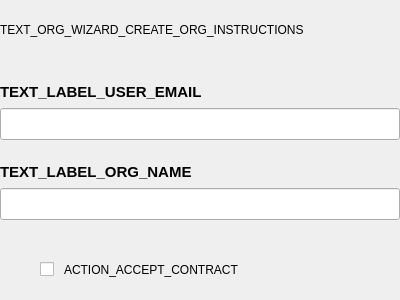
<?xml version="1.0" encoding="UTF-8"?>
<ui version="4.0">
 <class>CreateOrgWebsiteWidget</class>
 <widget class="QWidget" name="CreateOrgWebsiteWidget">
  <property name="geometry">
   <rect>
    <x>0</x>
    <y>0</y>
    <width>400</width>
    <height>300</height>
   </rect>
  </property>
  <property name="windowTitle">
   <string>Form</string>
  </property>
  <layout class="QVBoxLayout" name="verticalLayout">
   <property name="spacing">
    <number>20</number>
   </property>
   <property name="leftMargin">
    <number>0</number>
   </property>
   <property name="topMargin">
    <number>0</number>
   </property>
   <property name="rightMargin">
    <number>0</number>
   </property>
   <property name="bottomMargin">
    <number>0</number>
   </property>
   <item>
    <widget class="QLabel" name="label">
     <property name="text">
      <string>TEXT_ORG_WIZARD_CREATE_ORG_INSTRUCTIONS</string>
     </property>
    </widget>
   </item>
   <item>
    <layout class="QVBoxLayout" name="verticalLayout_5">
     <property name="spacing">
      <number>5</number>
     </property>
     <item>
      <widget class="QLabel" name="label_user_email">
       <property name="font">
        <font>
         <pointsize>11</pointsize>
         <weight>75</weight>
         <bold>true</bold>
        </font>
       </property>
       <property name="text">
        <string>TEXT_LABEL_USER_EMAIL</string>
       </property>
       <property name="alignment">
        <set>Qt::AlignLeading|Qt::AlignLeft|Qt::AlignVCenter</set>
       </property>
      </widget>
     </item>
     <item>
      <widget class="QLineEdit" name="line_edit_user_email">
       <property name="minimumSize">
        <size>
         <width>0</width>
         <height>32</height>
        </size>
       </property>
       <property name="font">
        <font>
         <pointsize>12</pointsize>
        </font>
       </property>
       <property name="placeholderText">
        <string/>
       </property>
      </widget>
     </item>
    </layout>
   </item>
   <item>
    <layout class="QVBoxLayout" name="verticalLayout_7">
     <property name="spacing">
      <number>5</number>
     </property>
     <item>
      <widget class="QLabel" name="label_org_name">
       <property name="font">
        <font>
         <pointsize>11</pointsize>
         <weight>75</weight>
         <bold>true</bold>
        </font>
       </property>
       <property name="text">
        <string>TEXT_LABEL_ORG_NAME</string>
       </property>
       <property name="alignment">
        <set>Qt::AlignLeading|Qt::AlignLeft|Qt::AlignVCenter</set>
       </property>
      </widget>
     </item>
     <item>
      <widget class="QLineEdit" name="line_edit_org_name">
       <property name="minimumSize">
        <size>
         <width>0</width>
         <height>32</height>
        </size>
       </property>
       <property name="font">
        <font>
         <pointsize>12</pointsize>
        </font>
       </property>
       <property name="placeholderText">
        <string/>
       </property>
      </widget>
     </item>
    </layout>
   </item>
   <item>
    <layout class="QHBoxLayout" name="horizontalLayout">
     <property name="spacing">
      <number>10</number>
     </property>
     <property name="leftMargin">
      <number>0</number>
     </property>
     <item>
      <spacer name="horizontalSpacer">
       <property name="orientation">
        <enum>Qt::Horizontal</enum>
       </property>
       <property name="sizeType">
        <enum>QSizePolicy::Preferred</enum>
       </property>
       <property name="sizeHint" stdset="0">
        <size>
         <width>40</width>
         <height>20</height>
        </size>
       </property>
      </spacer>
     </item>
     <item>
      <widget class="QCheckBox" name="check_accept_contract">
       <property name="minimumSize">
        <size>
         <width>0</width>
         <height>0</height>
        </size>
       </property>
       <property name="maximumSize">
        <size>
         <width>16777215</width>
         <height>16777215</height>
        </size>
       </property>
       <property name="text">
        <string/>
       </property>
      </widget>
     </item>
     <item>
      <widget class="QLabel" name="label_2">
       <property name="sizePolicy">
        <sizepolicy hsizetype="Expanding" vsizetype="Preferred">
         <horstretch>0</horstretch>
         <verstretch>0</verstretch>
        </sizepolicy>
       </property>
       <property name="minimumSize">
        <size>
         <width>0</width>
         <height>0</height>
        </size>
       </property>
       <property name="maximumSize">
        <size>
         <width>16777215</width>
         <height>16777215</height>
        </size>
       </property>
       <property name="text">
        <string>ACTION_ACCEPT_CONTRACT</string>
       </property>
       <property name="textFormat">
        <enum>Qt::RichText</enum>
       </property>
       <property name="wordWrap">
        <bool>true</bool>
       </property>
       <property name="openExternalLinks">
        <bool>true</bool>
       </property>
      </widget>
     </item>
    </layout>
   </item>
  </layout>
 </widget>
 <resources/>
 <connections/>
</ui>
